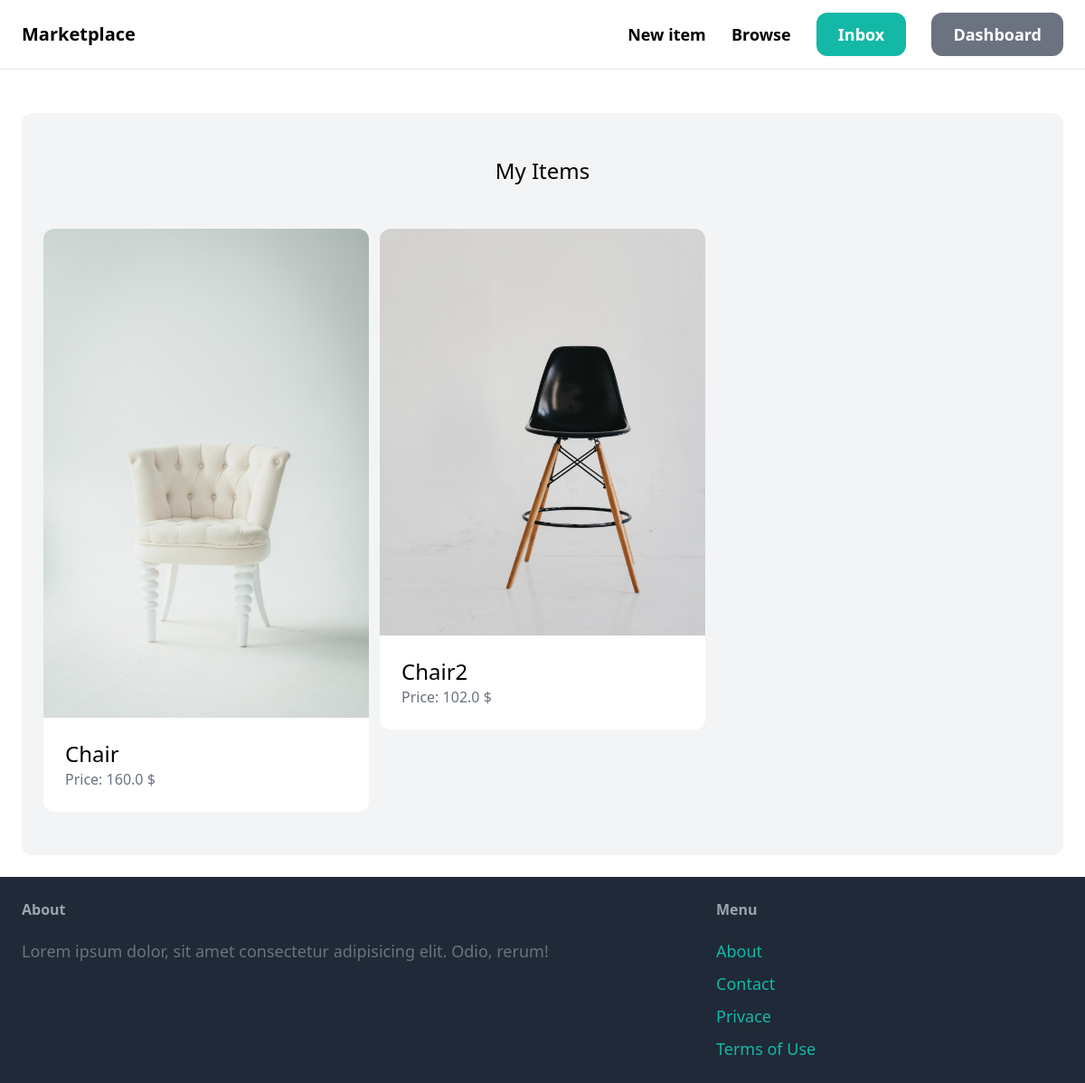
The app's page /dashboard/ (signed in) with its own data.
### item/models.py (models this page shows, shortened)
class items(models.Model):
    category = models.ForeignKey(categories,related_name="item",on_delete=models.CASCADE)
    name = models.CharField(max_length = 255)
    description = models.TextField(null=True, blank = True)
    price = models.FloatField()
    image = models.ImageField(upload_to="item_images",blank=True,null=True)
    is_sold = models.BooleanField(default=False)
    created_by = models.ForeignKey(User,related_name="item",on_delete = models.CASCADE)
    created_at = models.DateTimeField(auto_now_add=True)
    class Meta:
        verbose_name_plural = "Items"

### dashboard/views.py (the view)
# urls.py: path('', views.index, name='index'),
@login_required
def index(request):
    items_ = items.objects.filter(created_by = request.user)
    return render(request,'dashboard/index.html',{
        'items':items_
    })

### dashboard/templates/dashboard/index.html
{%extends "core/base.html"%} {%block title%} Dashboard {%endblock%} {%block content%}
<div class="mt-6 px-6 py-12 bg-gray-100 rounded-xl">
  <h2 class="mb-12 text-2xl text-center">My Items</h2>
  <div class="grid grid-cols-3 gap-3">
    {% for item in items %}
    <div>
      <a href="{% url 'item:detail' item.id %}">
        <div>
          <img src="{{item.image.url}}" class="rounded-t-xl" />
        </div>
        <div class="p-6 bg-white rounded-b-xl">
          <h2 class="text-2xl">{{item.name}}</h2>
          <p class="text-gray-500">Price: {{item.price}} $</p>
        </div>
      </a>
    </div>
    {% endfor %}
  </div>
</div>
{%endblock%}

### records on screen
items: image (picture), name "Chair", price "160.0"
items: image (picture), name "Chair2", price "102.0"
